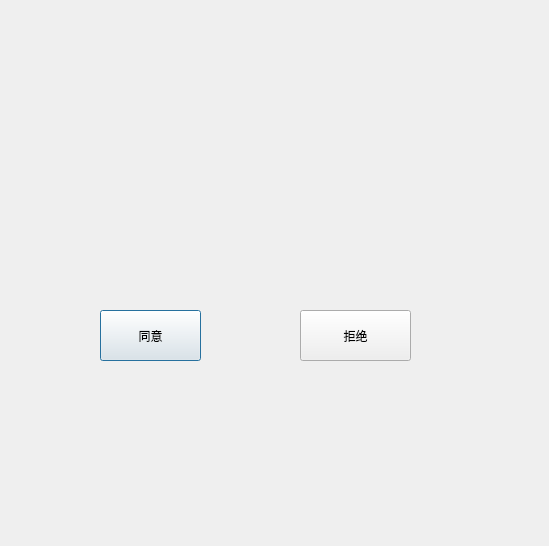
<?xml version="1.0" encoding="UTF-8"?>
<ui version="4.0">
 <class>ConfirmAddFriendDG</class>
 <widget class="QDialog" name="ConfirmAddFriendDG">
  <property name="geometry">
   <rect>
    <x>0</x>
    <y>0</y>
    <width>549</width>
    <height>546</height>
   </rect>
  </property>
  <property name="windowTitle">
   <string>Dialog</string>
  </property>
  <widget class="QLabel" name="m_pShowAddFriendMsg">
   <property name="geometry">
    <rect>
     <x>110</x>
     <y>100</y>
     <width>221</width>
     <height>81</height>
    </rect>
   </property>
   <property name="text">
    <string/>
   </property>
  </widget>
  <widget class="QPushButton" name="m_pAgreeBtn">
   <property name="geometry">
    <rect>
     <x>100</x>
     <y>310</y>
     <width>101</width>
     <height>51</height>
    </rect>
   </property>
   <property name="text">
    <string>同意</string>
   </property>
  </widget>
  <widget class="QPushButton" name="m_pRejectBtn">
   <property name="geometry">
    <rect>
     <x>300</x>
     <y>310</y>
     <width>111</width>
     <height>51</height>
    </rect>
   </property>
   <property name="text">
    <string>拒绝</string>
   </property>
  </widget>
 </widget>
 <resources/>
 <connections/>
</ui>
